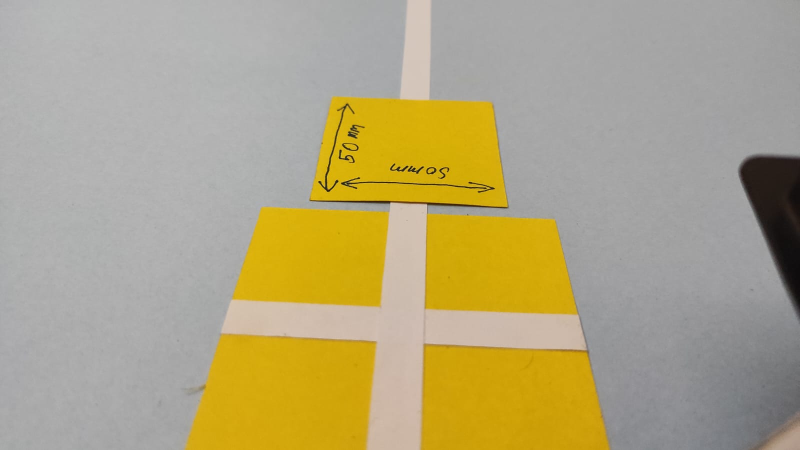
#> input picture Calibration.jpg, 1600 x 900 px, given in place of the camera (shown at 1/2 size)
$ python Line_Follow2.py
#> lines starting #> are read from the running program, lines starting #| are printed output that depends on the picture; after the words box and inside, x2 and y2 are one past the last pixel; in counts of white or black regions, pixels touching at a corner belong together
### utlis2.py
import cv2
import numpy as np


def thresholding(img):

    lower_white_hsv = np.array([98, 0, 166])
    upper_white_hsv = np.array([179, 43, 255])

    lower_white_hsl = np.array([114, 39, 38])
    upper_white_hsl = np.array([179, 255, 118])

    lower_white_rgb = np.array([0, 25, 22])
    upper_white_rgb = np.array([255, 73, 255])

    lower_white_lab = np.array([0, 140, 49])
    upper_white_lab = np.array([112, 255, 255])

    hsv = cv2.cvtColor(img, cv2.COLOR_BGR2HSV)
    hls = cv2.cvtColor(img, cv2.COLOR_BGR2HLS)
    lab = cv2.cvtColor(img, cv2.COLOR_BGR2LAB)
    rgb = img

    mask_hsv = cv2.inRange(hsv, lower_white_hsv, upper_white_hsv)
    mask_hls = cv2.inRange(hls, lower_white_hsl, upper_white_hsl)
    mask_lab = cv2.inRange(lab, lower_white_lab, upper_white_lab)
    mask_rgb = cv2.inRange(rgb, lower_white_rgb, upper_white_rgb)

    # maskWhite = cv2.inRange(hsv, lower_white_hsv, upper_white_hsv)
    return mask_hsv


def warpImg(img, points, w, h, inv=False):
    pts1 = np.float32(points)
    pts2 = np.float32([[0, 0], [w, 0], [0, h], [w, h]])

    # pts1 = np.float32([[114, 151], [605, 89], [72, 420], [637, 420]])
    # pts2 = np.float32([[0, 0], [420, 0], [0, 637], [420, 637]])

    if inv:
        matrix = cv2.getPerspectiveTransform(pts2, pts1)
    else:
        matrix = cv2.getPerspectiveTransform(pts1, pts2)
    imgWarp = cv2.warpPerspective(img, matrix, (w, h))
    return imgWarp


# [15 lines left out: function warpImg1, not called in this run]


def nothing(a):
    pass


def initializeTrackbars(intialTracbarVals, wT=854, hT=480):
    cv2.namedWindow("Trackbars")
    cv2.resizeWindow("Trackbars", 854, 480)
    cv2.createTrackbar("Width Top", "Trackbars", intialTracbarVals[0], wT // 2, nothing)
    cv2.createTrackbar("Height Top", "Trackbars", intialTracbarVals[1], hT, nothing)
    cv2.createTrackbar(
        "Width Bottom", "Trackbars", intialTracbarVals[2], wT // 2, nothing
    )
    cv2.createTrackbar("Height Bottom", "Trackbars", intialTracbarVals[3], hT, nothing)


def valTrackbars(wT=854, hT=854):
    widthTop = cv2.getTrackbarPos("Width Top", "Trackbars")
    heightTop = cv2.getTrackbarPos("Height Top", "Trackbars")
    widthBottom = cv2.getTrackbarPos("Width Bottom", "Trackbars")
    heightBottom = cv2.getTrackbarPos("Height Bottom", "Trackbars")
    points = np.array(
        [
            (widthTop, heightTop),
            (wT - widthTop, heightTop),
            (widthBottom, heightBottom),
            (wT - widthBottom, heightBottom),
        ],
        dtype=np.float32,
    )
    return points


def drawPoints(img, points):
    for x in range(4):
        cv2.circle(
            img, (int(points[x][0]), int(points[x][1])), 15, (0, 0, 255), cv2.FILLED
        )
    return img


def getHistogram(img, minPer=0.1, display=False, region=1):

    if region == 1:
        histValues = np.sum(img, axis=0)
    else:
        histValues = np.sum(img[img.shape[0] // region :, :], axis=0)

    # print(histValues)
    maxValue = np.max(histValues)
    minValue = minPer * maxValue

    indexArray = np.where(histValues >= minValue)
    basePoint = int(np.average(indexArray))
    # print(basePoint)

    if display:
        imgHist = np.zeros((img.shape[0], img.shape[1], 3), np.uint8)
        for x, intensity in enumerate(histValues):
            cv2.line(
                imgHist,
                (x, img.shape[0]),
                (x, int(img.shape[0] - intensity // 255 // region)),
                (255, 0, 255),
                1,
            )

            cv2.circle(
                imgHist, (basePoint, img.shape[0]), 20, (0, 255, 255), cv2.FILLED
            )
        return basePoint, imgHist

    return basePoint


def stackImages(scale, imgArray):
    rows = len(imgArray)
    cols = len(imgArray[0])
    rowsAvailable = isinstance(imgArray[0], list)
    width = imgArray[0][0].shape[1]
    height = imgArray[0][0].shape[0]
    if rowsAvailable:
        for x in range(0, rows):
            for y in range(0, cols):
                if imgArray[x][y].shape[:2] == imgArray[0][0].shape[:2]:
                    imgArray[x][y] = cv2.resize(
                        imgArray[x][y], (0, 0), None, scale, scale
                    )
                else:
                    imgArray[x][y] = cv2.resize(
                        imgArray[x][y],
                        (imgArray[0][0].shape[1], imgArray[0][0].shape[0]),
                        None,
                        scale,
                        scale,
                    )
                if len(imgArray[x][y].shape) == 2:
                    imgArray[x][y] = cv2.cvtColor(imgArray[x][y], cv2.COLOR_GRAY2BGR)
        imageBlank = np.zeros((height, width, 3), np.uint8)
        hor = [imageBlank] * rows
        hor_con = [imageBlank] * rows
        for x in range(0, rows):
            hor[x] = np.hstack(imgArray[x])
        ver = np.vstack(hor)
    else:
        for x in range(0, rows):
            if imgArray[x].shape[:2] == imgArray[0].shape[:2]:
                imgArray[x] = cv2.resize(imgArray[x], (0, 0), None, scale, scale)
            else:
                imgArray[x] = cv2.resize(
                    imgArray[x],
                    (imgArray[0].shape[1], imgArray[0].shape[0]),
                    None,
                    scale,
                    scale,
                )
            if len(imgArray[x].shape) == 2:
                imgArray[x] = cv2.cvtColor(imgArray[x], cv2.COLOR_GRAY2BGR)
        hor = np.hstack(imgArray)
        ver = hor
    return ver

### Line_Follow2.py
import cv2
import numpy as np
from sympy import fps
import utlis2
import time

curveList = []
avgVal = 10


def getLaneCurve(img, display=2):

    imgCopy = img.copy()
    imgResult = img.copy()
    #### STEP 1
    imgThres = utlis2.thresholding(img)

    #### STEP 2
    hT, wT, c = img.shape
    points = utlis2.valTrackbars()
    imgWarp = utlis2.warpImg(imgThres, points, wT, hT)
    imgWarpPoints = utlis2.drawPoints(imgCopy, points)

    #### STEP 3
    middlePoint, imgHist = utlis2.getHistogram(
        imgWarp, display=True, minPer=0.5, region=4
    )
    curveAveragePoint, imgHist = utlis2.getHistogram(imgWarp, display=True, minPer=0.9)
    curveRaw = curveAveragePoint - middlePoint

    #### SETP 4
    curveList.append(curveRaw)
    if len(curveList) > avgVal:
        curveList.pop(0)

    curve = int(sum(curveList) / len(curveList))

    #### STEP 5
    if display != 0:
        imgInvWarp = utlis2.warpImg(imgWarp, points, wT, hT, inv=True)
        imgInvWarp = cv2.cvtColor(imgInvWarp, cv2.COLOR_GRAY2BGR)
        imgInvWarp[0 : hT // 3, 0:wT] = 0, 0, 0
        imgLaneColor = np.zeros_like(img)
        imgLaneColor[:] = 0, 255, 0
        imgLaneColor = cv2.bitwise_and(imgInvWarp, imgLaneColor)
        imgResult = cv2.addWeighted(imgResult, 1, imgLaneColor, 1, 0)
        midY = 450
        cv2.putText(
            imgResult,
            str(curve),
            (wT // 2 - 80, 85),
            cv2.FONT_HERSHEY_COMPLEX,
            2,
            (255, 0, 255),
            3,
        )
        cv2.line(
            imgResult, (wT // 2, midY), (wT // 2 + (curve * 3), midY), (255, 0, 255), 5
        )
        cv2.line(
            imgResult,
            ((wT // 2 + (curve * 3)), midY - 25),
            (wT // 2 + (curve * 3), midY + 25),
            (0, 255, 0),
            5,
        )
        for x in range(-30, 30):
            w = wT // 20
            cv2.line(
                imgResult,
                (w * x + int(curve // 50), midY - 10),
                (w * x + int(curve // 50), midY + 10),
                (0, 0, 255),
                2,
            )
        # fps = cv2.getTickFrequency() / (cv2.getTickCount() - timer);
        # cv2.putText(imgResult, 'FPS ' + str(int(fps)), (20, 40), cv2.FONT_HERSHEY_SIMPLEX, 1, (230, 50, 50), 3);
    if display == 2:
        imgStacked = utlis2.stackImages(
            0.7, ([img, imgWarpPoints, imgWarp], [imgHist, imgLaneColor, imgResult])
        )
        cv2.imshow("ImageStack", imgStacked)
    elif display == 1:
        cv2.imshow("Resutlt", imgResult)

    #### NORMALIZATION
    curve = curve / 100
    if curve > 1:
        curve = 1
    if curve < -1:
        curve = -1

    # Check if curve is 0 (no lane detected), return 5 in that case
    if curve == 0:
        return 5

    return curve


if __name__ == "__main__":
    cap = cv2.VideoCapture(1)
    # cap = cv2.resize(cap, (854, 480))
    initialTrackVals = [214, 20, 121, 221]
    utlis2.initializeTrackbars(initialTrackVals)

    frameCounter = 0
    while cap.isOpened():
        frameCounter += 1
        if cap.get(cv2.CAP_PROP_FRAME_COUNT) == frameCounter:
            cap.set(cv2.CAP_PROP_POS_FRAMES, 0)
            frameCounter = 0

        success, frame = cap.read()
#> frame is the input picture: shape (900, 1600, 3); mean B, G, R 129.3, 165.9, 176.6
        frame = cv2.resize(frame, (854, 480))
#> frame: shape (480, 854, 3)

        # Split the stereo frame into left and right images
        height, width, _ = frame.shape
#> height = 480; width = 854
        # print(height, "\t", width)
        width //= 2
#> width = 427
        left_frame = frame[:, :width, :]
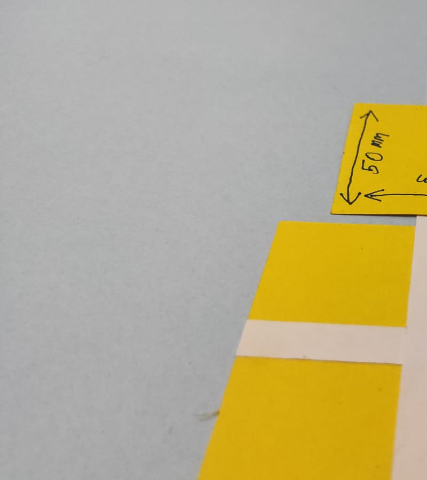
#> left_frame: shape (480, 427, 3); mean B, G, R 138.2, 174.5, 184.5
        right_frame = frame[:, width:, :]
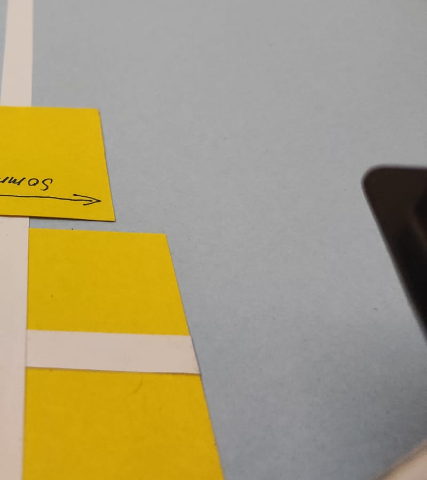
#> right_frame: shape (480, 427, 3); mean B, G, R 120.3, 157.2, 168.6

        timer = cv2.getTickCount()

        curve = getLaneCurve(frame, display=2)
#> in thresholding, `hsv = cv2.cvtColor(img, cv2.COLOR_BGR2HSV)`: hsv: shape (480, 854, 3); mean H, S, V 30.4, 60.5, 177.2
#> in thresholding, `hls = cv2.cvtColor(img, cv2.COLOR_BGR2HLS)`: hls: shape (480, 854, 3); mean of channels 0, 1, 2 30.4, 153.1, 58.8
#> in thresholding, `lab = cv2.cvtColor(img, cv2.COLOR_BGR2LAB)`: lab: shape (480, 854, 3); mean of channels 0, 1, 2 174.6, 128.9, 145.1
#> in thresholding, `mask_hsv = cv2.inRange(hsv, lower_white_hsv, upper_white_hsv)`:
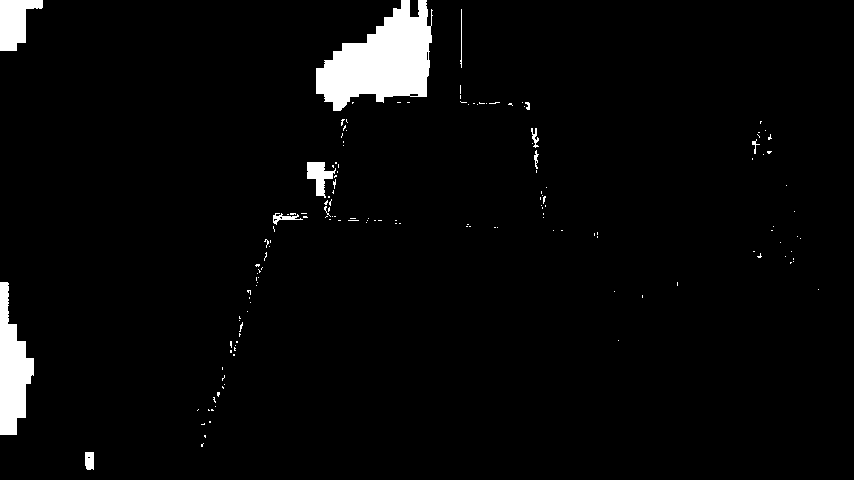
#> mask_hsv: shape (480, 854); 3.4% white; 154 white regions (143 under 20 px), largest, box (x1, y1, x2, y2) and area: (316, 0, 433, 111) 7605, (0, 282, 34, 435) 3124, (0, 0, 43, 51) 1403
#> in thresholding, `mask_hls = cv2.inRange(hls, lower_white_hsl, upper_white_hsl)`: mask_hls: shape (480, 854); 0% white in thin lines or dots, all inside (x1, y1, x2, y2) = (847, 170, 851, 171)
#> in thresholding, `mask_lab = cv2.inRange(lab, lower_white_lab, upper_white_lab)`: mask_lab: shape (480, 854); 0.01% white in thin lines or dots, all inside (x1, y1, x2, y2) = (423, 188, 512, 219)
#> in thresholding, `mask_rgb = cv2.inRange(rgb, lower_white_rgb, upper_white_rgb)`: mask_rgb: shape (480, 854); 1.1% white; 49 white regions (36 under 20 px), largest, box (x1, y1, x2, y2) and area: (790, 167, 854, 337) 3750, (418, 215, 525, 221) 157, (337, 214, 417, 217) 144
#> in warpImg, `imgWarp = cv2.warpPerspective(img, matrix, (w, h))`:
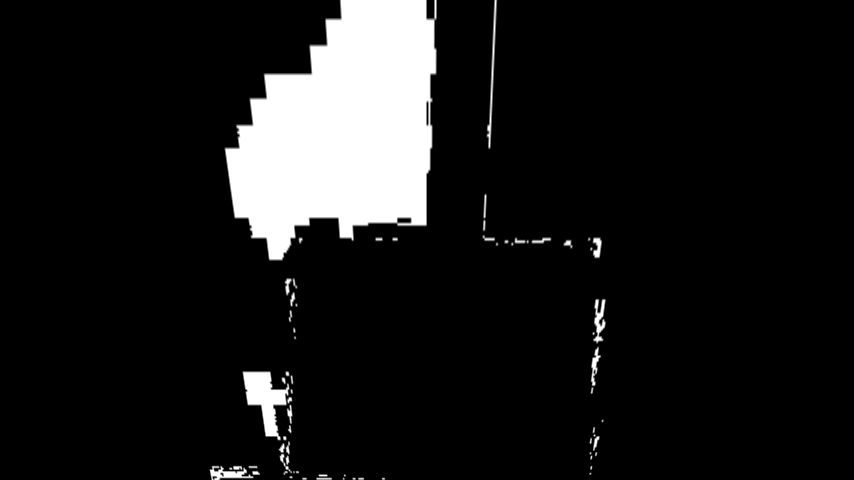
#> imgWarp: shape (480, 854); min 0, max 255, mean 25.4
#> in getHistogram, `histValues = np.sum(img[img.shape[0] // region :, :], axis=0)`: histValues = 854 values, max 51975 at index 269, min 0 at index 0, mean 7338.6
#> in getHistogram, `maxValue = np.max(histValues)`: maxValue = 51975
#> in getHistogram, `minValue = minPer * maxValue`: minValue = 25987.5
#> in getHistogram, `basePoint = int(np.average(indexArray))`: basePoint = 329
#> call 2 of getHistogram, with minPer = 0.9, display = True, region = 1
#> in getHistogram (call 2), `histValues = np.sum(img, axis=0)`: histValues = 854 values, max 63673 at index 269, min 0 at index 0, mean 12170.8
#> in getHistogram (call 2), `maxValue = np.max(histValues)`: maxValue = 63673
#> in getHistogram (call 2), `minValue = minPer * maxValue`: minValue = 57305.7
#> in getHistogram (call 2), `basePoint = int(np.average(indexArray))`: basePoint = 359
#> after the loop in getHistogram (call 2), `for x, intensity in enumerate(histValues):`:
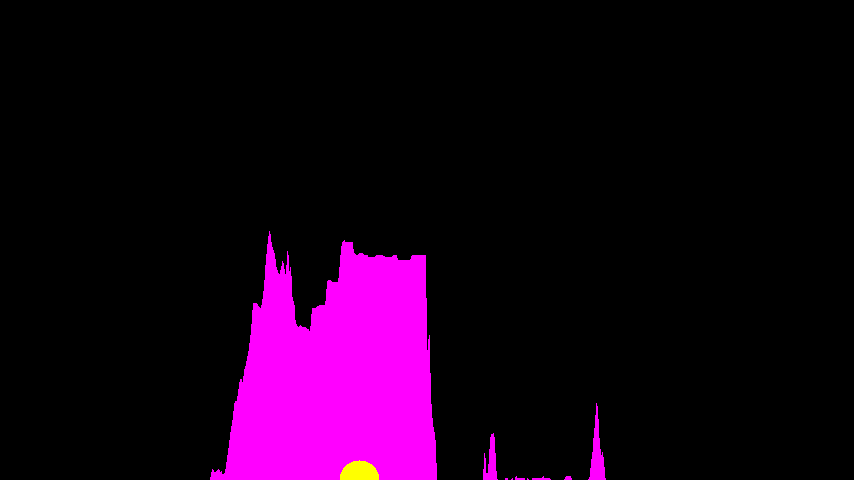
#> imgHist: shape (480, 854, 3); mean of channels 0, 1, 2 24.9, 0.4, 25.3; drawn as B, G, R
#> in getLaneCurve, `curveRaw = curveAveragePoint - middlePoint`: curveRaw = 30
#> in getLaneCurve, `imgInvWarp[0 : hT // 3, 0:wT] = 0, 0, 0`: imgInvWarp: shape (480, 854, 3); min 0, max 255, mean 0.5
#> after the loop in getLaneCurve, `for x in range(-30, 30):`:
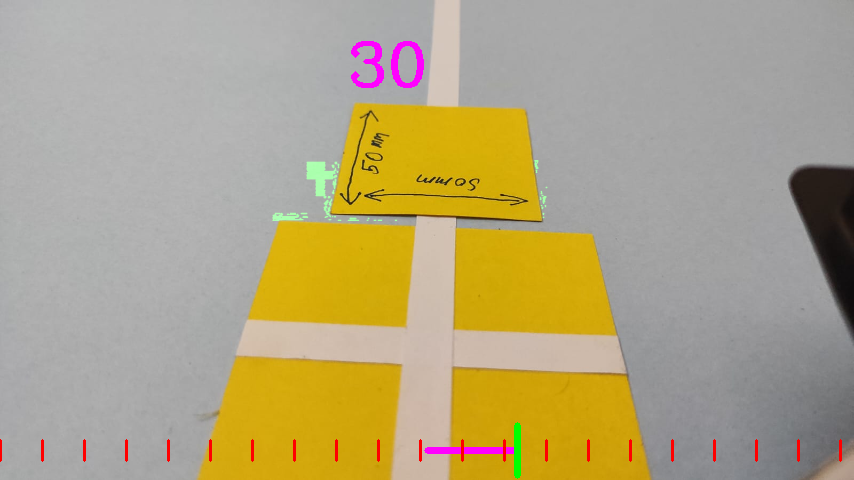
#> imgResult: shape (480, 854, 3); mean B, G, R 129.5, 164.9, 177
#> after the loop in stackImages, `for x in range(0, rows):`: hor = 2 items
#> in stackImages, `ver = np.vstack(hor)`:
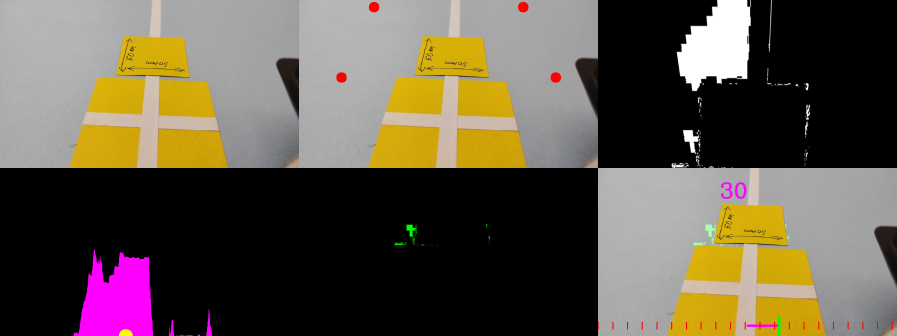
#> ver: shape (672, 1794, 3) (shown at 1/2 size); mean of channels 0, 1, 2 72.8, 86.9, 96.9; drawn as B, G, R
#> in getLaneCurve, `curve = curve / 100`: curve = 0.3
#> curve = 0.3
        print(f"Curve: {curve}")
#| Curve: 0.3
        if cv2.waitKey(1) & 0xFF == ord("q"):
#> (key q is pressed here)
            break

$ run again, on line1.jpeg
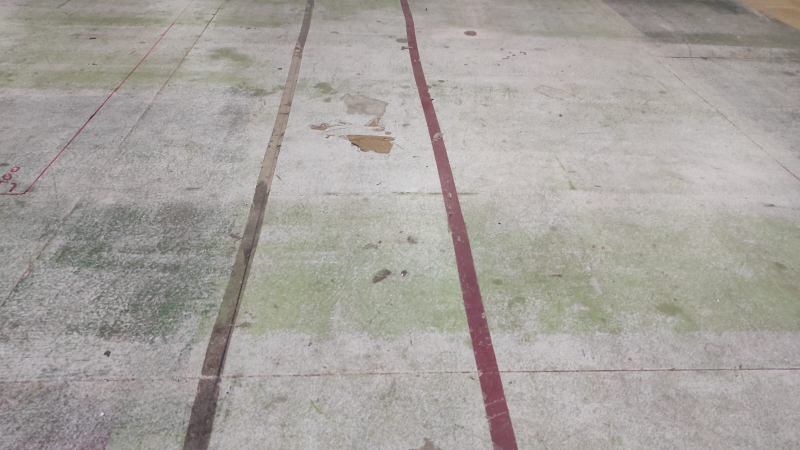
#> input picture line1.jpeg, 1600 x 900 px, given in place of the camera (shown at 1/2 size)
#> frame is the input picture: shape (900, 1600, 3); mean B, G, R 157.8, 162.2, 166.4
#> frame: shape (480, 854, 3)
#> hsv: shape (480, 854, 3); mean H, S, V 41.8, 14.9, 166.6
#> hls: shape (480, 854, 3); mean of channels 0, 1, 2 41.7, 162.2, 12.8
#> lab: shape (480, 854, 3); mean of channels 0, 1, 2 170.4, 128.7, 130.8
#> mask_hsv: shape (480, 854); 7.6% white; 1048 white regions (936 under 20 px), largest, box (x1, y1, x2, y2) and area: (298, 150, 471, 207) 5290, (162, 99, 265, 165) 2636, (0, 358, 146, 407) 2375
#> mask_hls: shape (480, 854); 1.6% white; 38 white regions (33 under 20 px), largest, box (x1, y1, x2, y2) and area: (461, 147, 552, 480) 5407, (435, 30, 469, 148) 888, (37, 161, 68, 194) 76, (75, 130, 94, 151) 26, (95, 113, 109, 128) 21
#> mask_lab: shape (480, 854); 1.2% white; 60 white regions (52 under 20 px), largest, box (x1, y1, x2, y2) and area: (484, 247, 552, 480) 4116, (434, 22, 449, 71) 301, (450, 95, 461, 122) 153
#> mask_rgb: shape (480, 854); 0.17% white in thin lines or dots, all inside (x1, y1, x2, y2) = (0, 9, 541, 475)
#> in getHistogram, `histValues = np.sum(img[img.shape[0] // region :, :], axis=0)`: histValues = 854 values, max 29904 at index 332, min 0 at index 180, mean 10955.4
#> maxValue = 29904
#> minValue = 14952
#> basePoint = 283
#> the loop in getHistogram, `for x, intensity in enumerate(histValues):` made 854 passes
#> intensity on passes 1 to 3: 14377, 16270, 15236
#> in getHistogram (call 2), `histValues = np.sum(img, axis=0)`: histValues = 854 values, max 31335 at index 688, min 0 at index 180, mean 12518.6
#> maxValue = 31335
#> minValue = 28201.5
#> basePoint = 477
#> the loop in getHistogram (call 2), `for x, intensity in enumerate(histValues):` made 854 passes
#> after the loop in getHistogram (call 2), `for x, intensity in enumerate(histValues):`:
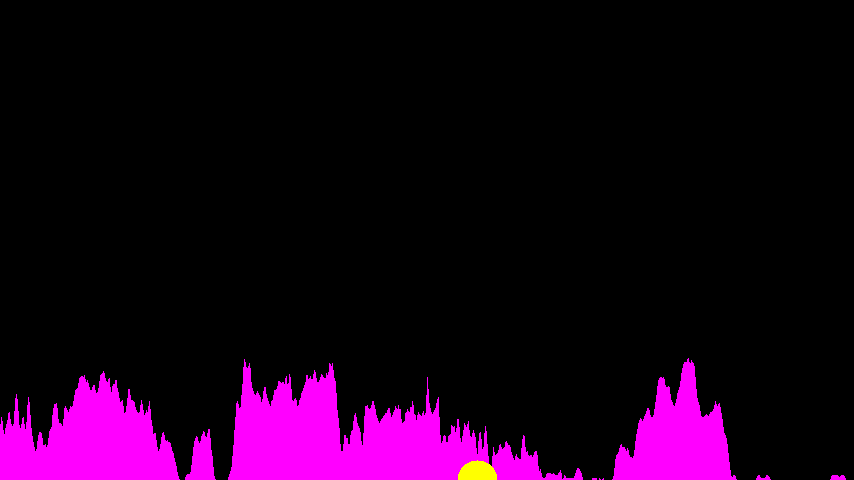
#> imgHist: shape (480, 854, 3); mean of channels 0, 1, 2 25.5, 0.4, 25.9; drawn as B, G, R
#> curveRaw = 194
#> after the loop in stackImages, `for x in range(0, rows):`: hor = 2 items
#> in stackImages, `ver = np.vstack(hor)`:
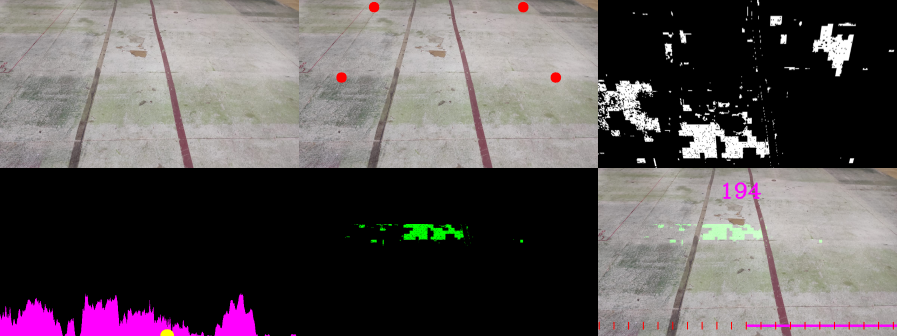
#> ver: shape (672, 1794, 3) (shown at 1/2 size); mean of channels 0, 1, 2 87.3, 85.5, 92; drawn as B, G, R
#> in getLaneCurve, `curve = curve / 100`: curve = 1.94
#> `curve = getLaneCurve(frame, display=2)`: curve = 1
#| Curve: 1
